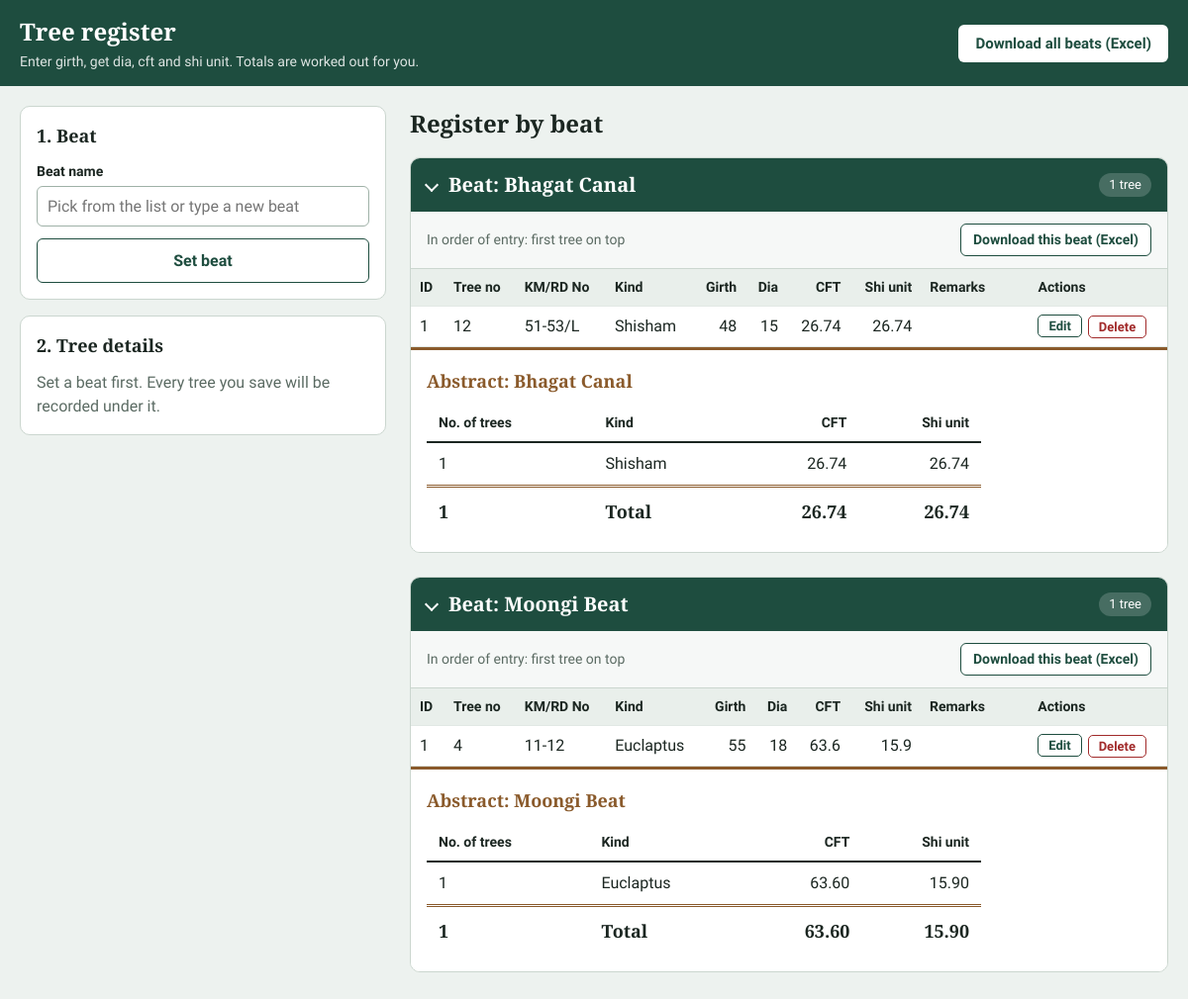
Before: / with the older database file.
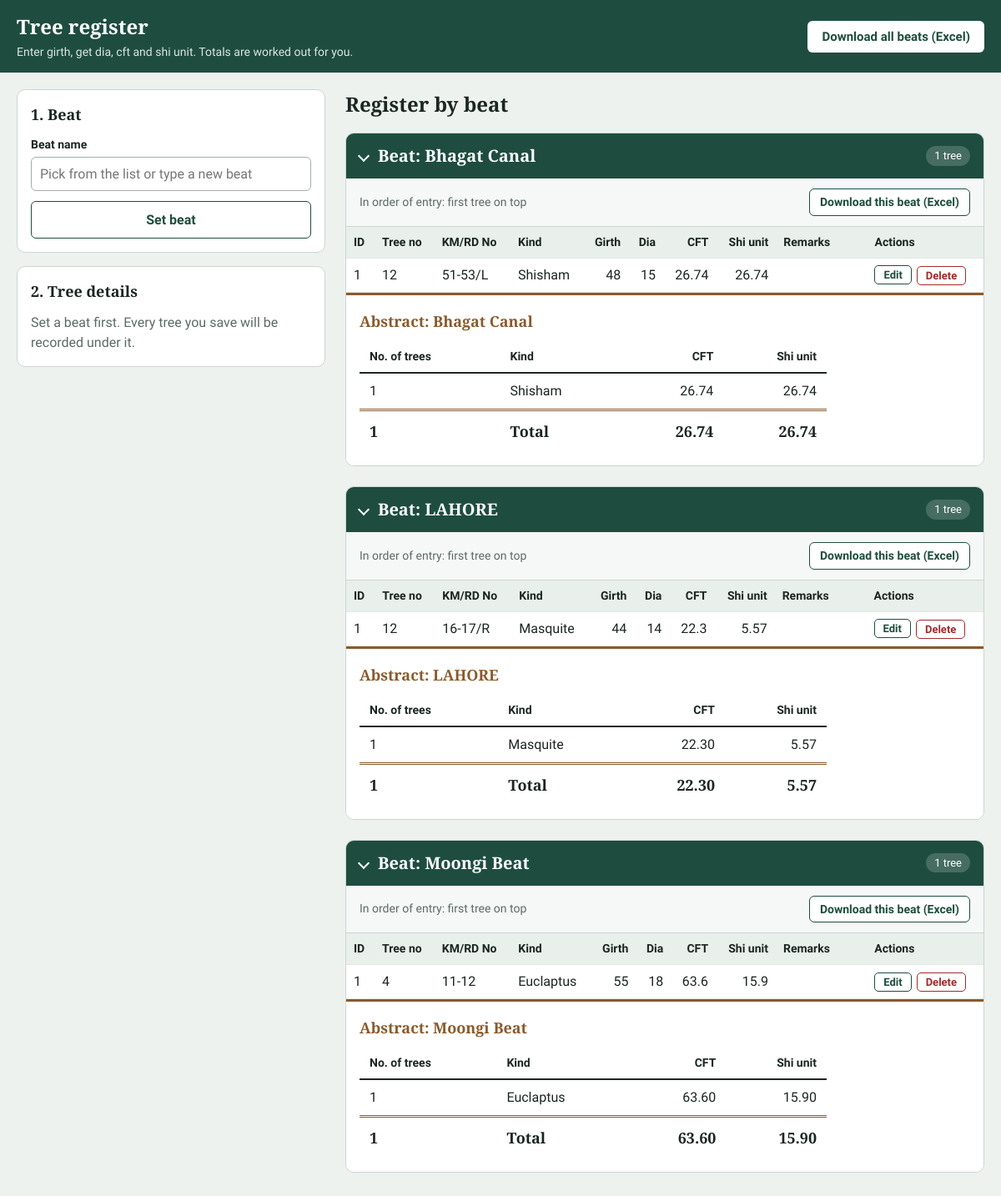
After: the same page with the newer database file.
### app.py (models this page shows)
class Beat(db.Model):
    __tablename__ = "beats"
    id = db.Column(db.Integer, primary_key=True)
    name = db.Column(db.String(100), nullable=False, unique=True)
    table_name = db.Column(db.String(80), nullable=False, unique=True)

### tables this page shows
CREATE TABLE beat_6_bhagat_canal (
	id INTEGER NOT NULL, 
	tree_no VARCHAR(50) NOT NULL, 
	km_burji_no VARCHAR(50) NOT NULL, 
	kind_tree VARCHAR(100) NOT NULL, 
	girth INTEGER NOT NULL, 
	dia INTEGER, 
	cft FLOAT, 
	shi_unit FLOAT, 
	remarks VARCHAR(255), 
	PRIMARY KEY (id), 
	CONSTRAINT uq_beat_6_bhagat_canal UNIQUE (km_burji_no, tree_no)
);

CREATE TABLE beat_3_moongi_beat (
	id INTEGER NOT NULL, 
	tree_no VARCHAR(50) NOT NULL, 
	km_burji_no VARCHAR(50) NOT NULL, 
	kind_tree VARCHAR(100) NOT NULL, 
	girth INTEGER NOT NULL, 
	dia INTEGER, 
	cft FLOAT, 
	shi_unit FLOAT, 
	remarks VARCHAR(255), 
	PRIMARY KEY (id), 
	CONSTRAINT uq_beat_3_moongi_beat UNIQUE (km_burji_no, tree_no)
);

CREATE TABLE beat_9_lahore (
	id INTEGER NOT NULL, 
	tree_no VARCHAR(50) NOT NULL, 
	km_burji_no VARCHAR(50) NOT NULL, 
	kind_tree VARCHAR(100) NOT NULL, 
	girth INTEGER NOT NULL, 
	dia INTEGER, 
	cft FLOAT, 
	shi_unit FLOAT, 
	remarks VARCHAR(255), 
	PRIMARY KEY (id), 
	CONSTRAINT uq_beat_9_lahore UNIQUE (km_burji_no, tree_no)
);

### app.py (the view, shortened to what this page needs)
@app.route("/", methods=["GET", "POST"])
def index():
    current_beat = session.get("beat_name")
    edit_tree = edit_beat = None
    edit_id = request.args.get("edit", type=int)
    beat_id = request.args.get("beat", type=int)
    return render_index(
        form=edit_tree.to_dict() if edit_tree else {}, edit_tree=edit_tree, edit_beat=edit_beat
    )

### app.py (called while the page is built, shortened)
def tree_model(table_name):
    model = _tree_models.get(table_name)
    return model

def get_beat_options():
    names = set(BEATS) | {name for (name,) in db.session.query(Beat.name).all()}
    return sorted(names, key=str.lower)

def _new_abstract():
    return {"rows": {}, "trees": 0, "cft": 0.0, "shi_unit": 0.0}

def _add_to_abstract(a, kind, trees, cft, shi_unit):
    row = a["rows"].setdefault(kind, {"kind": kind, "trees": 0, "cft": 0.0, "shi_unit": 0.0})
    row["trees"] += trees
    row["cft"] += cft
    row["shi_unit"] += shi_unit
    a["trees"] += trees
    a["cft"] += cft
    a["shi_unit"] += shi_unit

def _finish_abstract(a):
    rows = sorted(a["rows"].values(), key=lambda r: r["kind"])
    for r in rows:
        r["cft"] = round(r["cft"], 3)
        r["shi_unit"] = round(r["shi_unit"], 3)
    return {
        "rows": rows,
        "trees": a["trees"],
        "cft": round(a["cft"], 3),
        "shi_unit": round(a["shi_unit"], 3),
    }

def get_abstracts(only_beat=None):
    beats = Beat.query.filter_by(name=only_beat).all() if only_beat else Beat.query.all()
    per_beat, grand = {}, _new_abstract()
    for beat in beats:
        Tree = tree_model(beat.table_name)
        rows = db.session.query(
            Tree.kind_tree,
            func.count(Tree.id),
            func.coalesce(func.sum(Tree.cft), 0),
            func.coalesce(func.sum(Tree.shi_unit), 0),
        ).group_by(Tree.kind_tree).all()
        if not rows:
            continue
        a = _new_abstract()
        for kind, trees, cft, shi_unit in rows:
            _add_to_abstract(a, kind, trees, float(cft), float(shi_unit))
            _add_to_abstract(grand, kind, trees, float(cft), float(shi_unit))
        per_beat[beat.name] = _finish_abstract(a)
    return per_beat, _finish_abstract(grand)

### templates/index.html (shortened to what this page needs)
<!DOCTYPE html>
<html lang="en">
<head>
</head>
<body>
  <header class="topbar">
    <div class="topbar-inner">
      <div>
        <h1>Tree register</h1>
        <p>Enter girth, get dia, cft and shi unit. Totals are worked out for you.</p>
      </div>
      <a class="btn btn-light" href="{{ url_for('download_excel') }}">Download all beats (Excel)</a>
    </div>
  </header>
  <main class="layout">
    <aside class="entry">
      <section class="card">
        <h2>1. Beat</h2>
        <form method="POST" action="{{ url_for('set_beat') }}">
          <div class="field">
            <label for="beat_name">{{ 'Switch to another beat' if current_beat else 'Beat name' }}</label>
            <input type="text" id="beat_name" name="beat_name" list="beat-list" maxlength="100"
                   placeholder="Pick from the list or type a new beat" autocomplete="off" required>
          </div>
          <button type="submit" class="btn btn-outline btn-block">{{ 'Change beat' if current_beat else 'Set beat' }}</button>
        </form>
      </section>
      <section class="card">
        <h2 id="tree-card">{{ 'Edit tree' if edit_tree else '2. Tree details' }}</h2>
        {% if current_beat or edit_tree %}
        {% if edit_tree %}
          <div class="editing-note">Editing tree no <strong>{{ edit_tree.tree_no }}</strong> in {{ edit_beat.name }}. Dia, cft and shi unit are updated from the girth and kind.</div>
        {% endif %}
        <form method="POST" id="tree-form"{% if edit_tree %} action="{{ url_for('update_tree', beat_id=edit_beat.id, tree_id=edit_tree.id) }}"{% endif %}>
          <div class="two">
            <div class="field">
              <label for="tree_no">Tree no</label>
              <input type="text" id="tree_no" name="tree_no" maxlength="50" autofocus
                     value="{{ form.get('tree_no', '') }}" required>
            </div>
            <div class="field">
              <label for="km_burji_no">KM/RD No</label>
              <input type="text" id="km_burji_no" name="km_burji_no" maxlength="50"
                     value="{{ form.get('km_burji_no', '') }}" required>
            </div>
          </div>
          <div class="two">
            <div class="field">
              <label for="kind_tree">Tree kind</label>
              <select id="kind_tree" name="kind_tree" required>
                <option value="">Select kind</option>
                {% for k in kinds %}
                  <option value="{{ k }}" {% if form.get('kind_tree') == k %}selected{% endif %}>{{ k|capitalize }}</option>
                {% endfor %}
              </select>
            </div>
            <div class="field">
              <label for="girth">Girth</label>
              <input type="number" id="girth" name="girth" min="1" inputmode="numeric"
                     value="{{ form.get('girth', '') }}" required>
            </div>
          </div>
          <div class="preview" id="preview" aria-live="polite">
            Choose a kind and enter the girth to see dia, cft and shi unit.
          </div>
          <div class="field">
            <label for="remarks">Remarks <span class="hint">(optional)</span></label>
            <textarea id="remarks" name="remarks" maxlength="255">{{ form.get('remarks', '') or '' }}</textarea>
          </div>
          {% if edit_tree %}
          <div class="btn-row">
            <button type="submit" class="btn btn-primary btn-block">Update tree</button>
            <a class="btn btn-outline" href="{{ url_for('index') }}">Cancel</a>
          </div>
          {% else %}
          <button type="submit" class="btn btn-primary btn-block">Save tree</button>
          {% endif %}
        </form>
        {% else %}
          <p class="hint" style="margin:0;color:var(--muted)">Set a beat first. Every tree you save will be recorded under it.</p>
        {% endif %}
      </section>
    </aside>
    <section>
      <div class="register-head">
        <h2>Register by beat</h2>
      </div>
      {% for s in sections %}
      <details class="sheet" open>
        <summary>
          <h2>Beat: {{ s.beat }}</h2>
          <span class="tag">{{ s.abstract.trees }} tree{{ '' if s.abstract.trees == 1 else 's' }}</span>
        </summary>
        <div class="toolbar">
          <span>In order of entry: first tree on top</span>
          <a class="btn btn-outline" href="{{ url_for('download_excel', beat=s.beat) }}">Download this beat (Excel)</a>
        </div>
        <div class="scroll"{% if s.beat == current_beat %} id="current-scroll"{% endif %}>
          <table class="entries">
            <thead>
              <tr>
                <th>ID</th><th>Tree no</th><th>KM/RD No</th><th>Kind</th>
                <th class="num">Girth</th><th class="num">Dia</th><th class="num">CFT</th><th class="num">Shi unit</th><th>Remarks</th><th>Actions</th>
              </tr>
            </thead>
            <tbody>
              {% for t in s.trees %}
              <tr{% if edit_tree and edit_beat and edit_beat.id == s.id and edit_tree.id == t.id %} class="editing"{% endif %}>
                <td>{{ t.id }}</td>
                <td>{{ t.tree_no }}</td>
                <td>{{ t.km_burji_no }}</td>
                <td>{{ t.kind_tree|capitalize }}</td>
                <td class="num">{{ t.girth }}</td>
                <td class="num">{{ t.dia }}</td>
                <td class="num">{{ t.cft }}</td>
                <td class="num">{{ t.shi_unit }}</td>
                <td class="remarks">{{ t.remarks or '' }}</td>
                <td>
                  <div class="actions">
                    <a class="mini" href="{{ url_for('index', edit=t.id, beat=s.id) }}#tree-card">Edit</a>
                    <form method="POST" action="{{ url_for('delete_tree', beat_id=s.id, tree_id=t.id) }}"
                          data-confirm="Delete tree no {{ t.tree_no }} ({{ t.kind_tree|capitalize }}, km / RD / burji no {{ t.km_burji_no }})? This cannot be undone.">
                      <button type="submit" class="mini danger">Delete</button>
                    </form>
                  </div>
                </td>
              </tr>
              {% endfor %}
            </tbody>
          </table>
        </div>
        <div class="abstract">
          <h3>Abstract: {{ s.beat }}</h3>
          <table class="ledger">
            <thead>
              <tr><th>No. of trees</th><th>Kind</th><th class="num">CFT</th><th class="num">Shi unit</th></tr>
            </thead>
            <tbody>
              {% for r in s.abstract.rows %}
              <tr>
                <td>{{ r.trees }}</td>
                <td>{{ r.kind|capitalize }}</td>
                <td class="num">{{ '%.2f'|format(r.cft) }}</td>
                <td class="num">{{ '%.2f'|format(r.shi_unit) }}</td>
              </tr>
              {% endfor %}
            </tbody>
            <tfoot>
              <tr>
                <td>{{ s.abstract.trees }}</td>
                <td>Total</td>
                <td class="num">{{ '%.2f'|format(s.abstract.cft) }}</td>
                <td class="num">{{ '%.2f'|format(s.abstract.shi_unit) }}</td>
              </tr>
            </tfoot>
          </table>
        </div>
      </details>
      {% else %}
      <div class="empty">
        <strong>No trees recorded yet</strong>
        Set a beat, then add the first tree. The register and its abstract will appear here.
      </div>
      {% endfor %}
      </section>
  </main>
</body>
</html>

Changed rows visible on the page:
added Beat: beat "LAHORE", abstract.trees "1", abstract.cft "22.30", abstract.shi_unit "5.57"
now on this page (row unchanged): beat_9_lahore: id "1", tree_no "12", km_burji_no "16-17/R", kind_tree "Masquite", girth "44", dia "14", cft "22.3", shi_unit "5.57", trees "1", kind "Masquite", cft "22.30"
